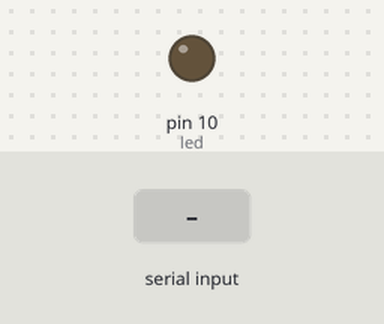
Recording of a sketch running on a simulated Arduino Mega 2560, built with avr-gcc and run on an emulated ATmega2560. Shown: output pins drawn as LEDs (lit = HIGH). Inputs (shaded band) come from the test bench.

Above: at 1.2 s.
1.3 s: "1\n" received over Serial
At 2.1 s:
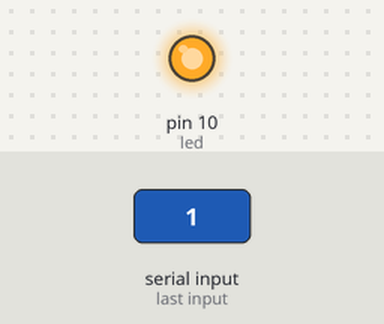
Timing chart, 0 to 4.3 s (numbered marks = the images above; inputs shaded):
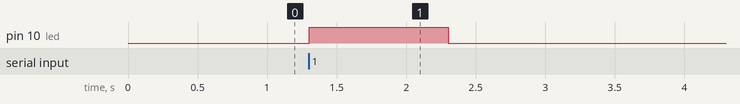

Measured:
- after the input at 1.3 s, pin 10 (led): LOW → HIGH at once, → LOW 1.0 s later

The sketch:

if.ino
```cpp
/*
Αυτός ο κωδικός σχεδιάστηκε από τον Κωνσταντίνο Σάκκα.
Προορίζεται για ακαδημαϊκή χρήση στο Τμήμα Πληροφορικής και Τηλεπικοινωνιών του Πανεπιστημίου
Ιωαννίνων και του github https://ksakkas.github.io/Learn-Wiring-with-Arduino-Mega/.
*/
/*
Αυτός ο κώδικας σχεδιάστηκε και εκτελέστηκε στο πρόγραμμα Arduino έκδοσης 1.8.13
Σχεδιάστηκε για χρήση με το Arduino Mega 2560
*/

//To led ανάβει εαν δώσουμε 1

#define led 10      //Αρχικοποίηση led =  10 pin


void setup() {
    Serial.begin(9600);                    //Είναι ο ρυθμός μετάδοσης σε bits ανά δευτερόλεπτο (για Serial).
    pinMode(led, OUTPUT);                //Δηλώση led ως έξοδο

}

void loop() {
  int x = Serial.parseInt();        //Διαβάζει από το σειριακό και το μετατρέπει σε ακέραιο

  if(x==1)                         //Αν x = 1
  {
      digitalWrite(led, HIGH);   //Δίνει λογική τιμή 1 (HIGH) στο led, δηλαδή το ανάβει.
  }
  else                           //αλλιώς
  {
      digitalWrite(led, LOW);  //Δίνει λογική τιμή 0 (LOW) στο led, δηλαδή το απενεργοποιεί.
  }
}
```
